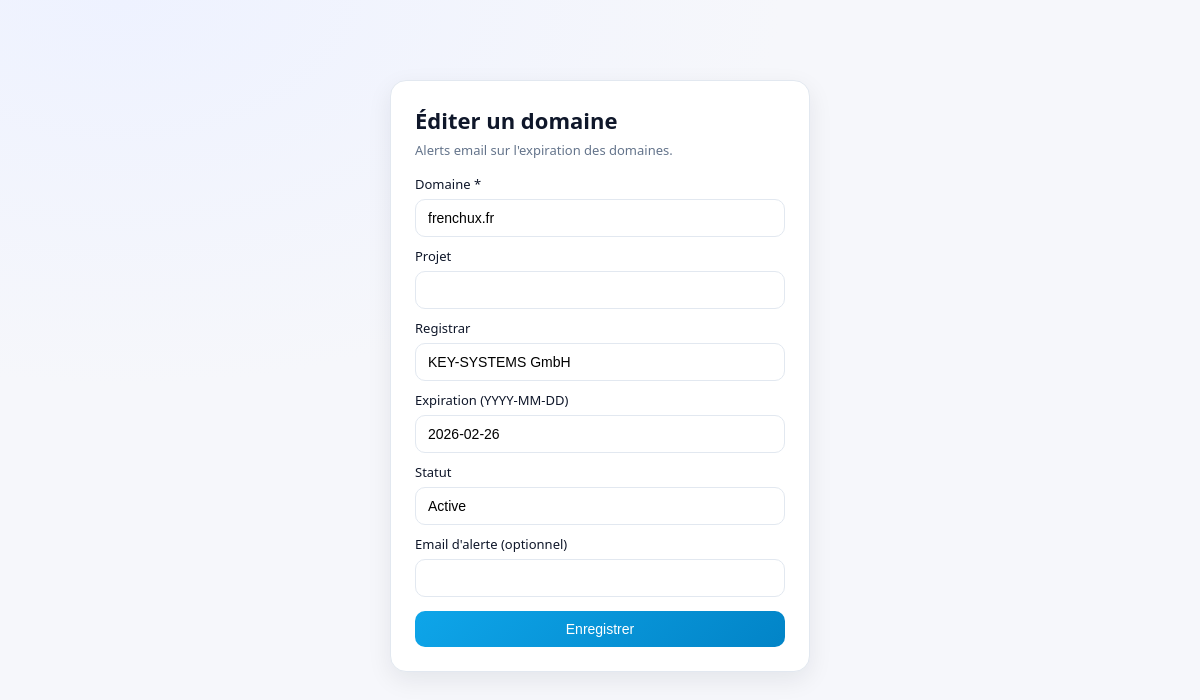
Before: /edit.php?domain=frenchux.fr (signed in) with the older database file.
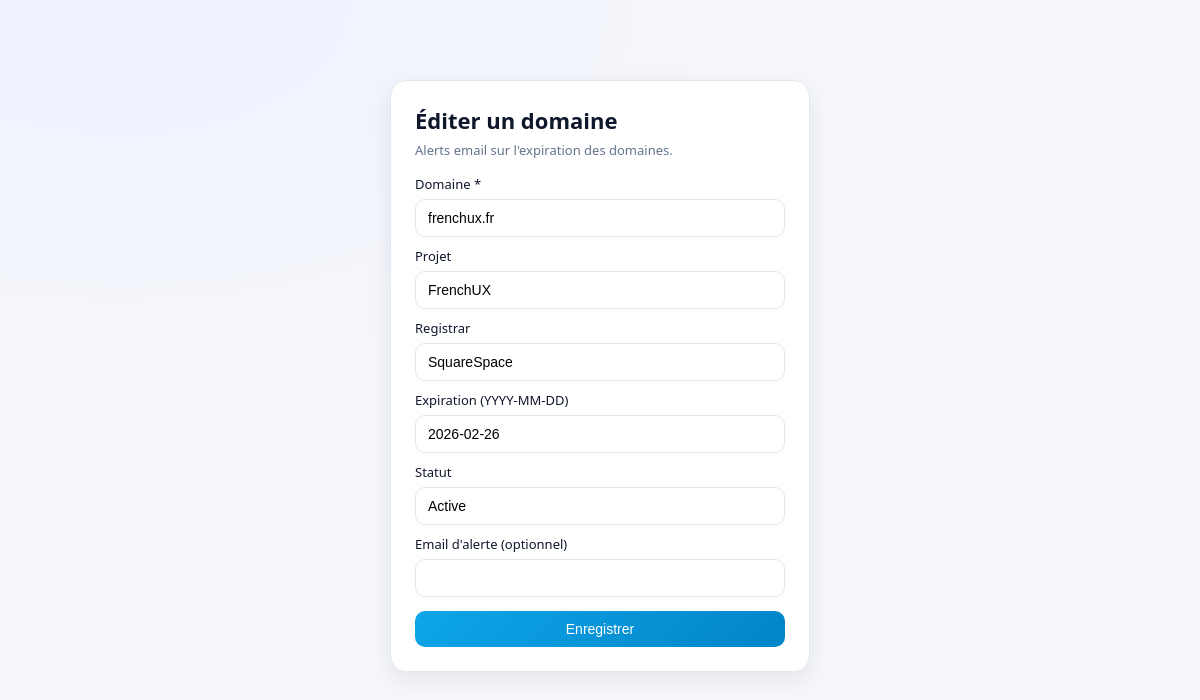
After: the same page with the newer database file.
### tables this page shows
CREATE TABLE domains (
            id INTEGER PRIMARY KEY AUTOINCREMENT,
            domain TEXT NOT NULL UNIQUE,
            project TEXT,
            registrar TEXT,
            expires TEXT,
            status TEXT,
            email TEXT
        );

### app/lib/db.php (called while the page is built, shortened)
<?php
function apply_settings(PDO $db, array $config): array {
    $defaults = [
        "site_name" => $config["site_name"],
        "email_to" => $config["email_to"],
        "email_from" => $config["email_from"],
        "mail_subject_prefix" => $config["mail_subject_prefix"],
        "alert_days" => $config["alert_days"],
        "language" => $config["language"] ?? "fr",
        "columns_visible" => json_encode(["domain", "registrar", "expiration", "days", "status", "email", "project"]),
    ];
    $rows = $db->query("SELECT key, value FROM settings")->fetchAll();
    $settings = [];
    foreach ($rows as $row) {
        $settings[$row["key"]] = $row["value"];
    }
    $config["site_name"] = $settings["site_name"] ?? $config["site_name"];
    $config["email_to"] = $settings["email_to"] ?? $config["email_to"];
    $config["email_from"] = $settings["email_from"] ?? $config["email_from"];
    $config["mail_subject_prefix"] = $settings["mail_subject_prefix"] ?? $config["mail_subject_prefix"];
    $config["language"] = $settings["language"] ?? ($config["language"] ?? "fr");
    if (!empty($settings["alert_days"])) {
        $decoded = json_decode($settings["alert_days"], true);
        if (is_array($decoded)) {
            $config["alert_days"] = array_values(array_map("intval", $decoded));
        }
    }
    if (!empty($settings["columns_visible"])) {
        $decoded = json_decode($settings["columns_visible"], true);
        if (is_array($decoded)) {
            $config["columns_visible"] = $decoded;
        }
    }
    return $config;
}

### app/lib/i18n.php (called while the page is built, shortened)
<?php
function t(string $key, array $vars = []): string {
    $translations = $GLOBALS["i18n"] ?? [];
    $text = $translations[$key] ?? $key;
    return $text;
}

### public/edit.php (the view, shortened to what this page needs)
<?php
$config = require __DIR__ . "/../config.php";
require_once __DIR__ . "/../app/lib/db.php";
require_once __DIR__ . "/../app/lib/i18n.php";
date_default_timezone_set($config["timezone"]);
$db = get_db($config);
$config = apply_settings($db, $config);
$domain_param = $_GET["domain"] ?? "";
$stmt = $db->prepare("SELECT * FROM domains WHERE domain = :d");
$stmt->execute([":d" => $domain_param]);
$row = $stmt->fetch();
?>
<!doctype html>
<html lang="<?php echo htmlspecialchars($config["language"] ?? "fr"); ?>">
  <head>
    <link rel="stylesheet" href="assets/style.css">
  </head>
  <body>
    <div class="container">
      <div class="auth-card">
        <div class="auth-title"><?php echo t("drawer_edit_title"); ?></div>
        <div class="auth-subtitle"><?php echo t("header_hint"); ?></div>
        <form method="post">
          <label class="auth-label" for="domain"><?php echo t("label_domain"); ?></label>
          <input class="auth-input" id="domain" name="domain" type="text" required value="<?php echo htmlspecialchars($row["domain"]); ?>">
          <label class="auth-label" for="project"><?php echo t("label_project"); ?></label>
          <input class="auth-input" id="project" name="project" type="text" value="<?php echo htmlspecialchars($row["project"] ?? ""); ?>">
          <label class="auth-label" for="registrar"><?php echo t("label_registrar"); ?></label>
          <input class="auth-input" id="registrar" name="registrar" type="text" value="<?php echo htmlspecialchars($row["registrar"] ?? ""); ?>">
          <label class="auth-label" for="expires"><?php echo t("label_expiration"); ?></label>
          <input class="auth-input" id="expires" name="expires" type="text" inputmode="numeric" maxlength="10" placeholder="YYYY-MM-DD" pattern="^\\d{4}-\\d{2}-\\d{2}$" title="YYYY-MM-DD" value="<?php echo htmlspecialchars($row["expires"] ?? ""); ?>">
          <label class="auth-label" for="status"><?php echo t("label_status"); ?></label>
          <input class="auth-input" id="status" name="status" type="text" value="<?php echo htmlspecialchars($row["status"] ?? "Active"); ?>">
          <label class="auth-label" for="email"><?php echo t("label_email"); ?></label>
          <input class="auth-input" id="email" name="email" type="email" value="<?php echo htmlspecialchars($row["email"] ?? ""); ?>">
          <button class="btn primary auth-button" type="submit"><?php echo t("save"); ?></button>
        </form>
      </div>
    </div>
  </body>
</html>

Changed rows visible on the page:
changed domains "frenchux.fr": project (not shown) → "FrenchUX"; registrar "KEY-SYSTEMS GmbH" → "SquareSpace"
